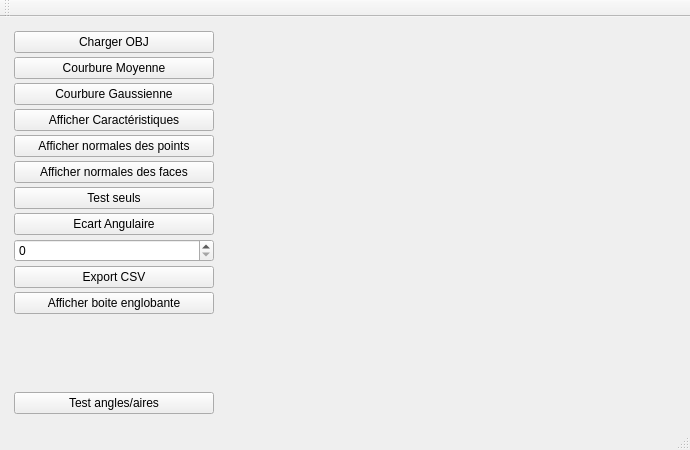
<?xml version="1.0" encoding="UTF-8"?>
<ui version="4.0">
 <class>MainWindow</class>
 <widget class="QMainWindow" name="MainWindow">
  <property name="geometry">
   <rect>
    <x>0</x>
    <y>0</y>
    <width>690</width>
    <height>450</height>
   </rect>
  </property>
  <property name="windowTitle">
   <string>MainWindow</string>
  </property>
  <widget class="QWidget" name="centralWidget">
   <layout class="QHBoxLayout" name="horizontalLayout">
    <item>
     <widget class="QWidget" name="widget_2" native="true">
      <property name="sizePolicy">
       <sizepolicy hsizetype="Maximum" vsizetype="Preferred">
        <horstretch>150</horstretch>
        <verstretch>0</verstretch>
       </sizepolicy>
      </property>
      <property name="minimumSize">
       <size>
        <width>150</width>
        <height>0</height>
       </size>
      </property>
      <layout class="QVBoxLayout" name="verticalLayout">
       <property name="spacing">
        <number>4</number>
       </property>
       <property name="leftMargin">
        <number>3</number>
       </property>
       <property name="topMargin">
        <number>3</number>
       </property>
       <property name="rightMargin">
        <number>3</number>
       </property>
       <property name="bottomMargin">
        <number>3</number>
       </property>
       <item>
        <widget class="QPushButton" name="pushButton_chargement">
         <property name="minimumSize">
          <size>
           <width>200</width>
           <height>0</height>
          </size>
         </property>
         <property name="text">
          <string>Charger OBJ</string>
         </property>
        </widget>
       </item>
       <item>
        <widget class="QPushButton" name="pushButton_H">
         <property name="text">
          <string>Courbure Moyenne</string>
         </property>
        </widget>
       </item>
       <item>
        <widget class="QPushButton" name="pushButton_K">
         <property name="text">
          <string>Courbure Gaussienne</string>
         </property>
        </widget>
       </item>
       <item>
        <widget class="QPushButton" name="pushButton_Affiche_Carac">
         <property name="text">
          <string>Afficher Caractéristiques</string>
         </property>
        </widget>
       </item>
       <item>
        <widget class="QPushButton" name="pushButton_normales_points">
         <property name="text">
          <string>Afficher normales des points</string>
         </property>
        </widget>
       </item>
       <item>
        <widget class="QPushButton" name="pushButton_normales_faces">
         <property name="text">
          <string>Afficher normales des faces</string>
         </property>
        </widget>
       </item>
       <item>
        <widget class="QPushButton" name="pushButton_seuls">
         <property name="text">
          <string>Test seuls</string>
         </property>
        </widget>
       </item>
       <item>
        <widget class="QPushButton" name="pushButton_ecart_angulaire">
         <property name="text">
          <string>Ecart Angulaire</string>
         </property>
        </widget>
       </item>
       <item>
        <widget class="QSpinBox" name="spinBox"/>
       </item>
       <item>
        <widget class="QPushButton" name="pushButton">
         <property name="text">
          <string>Export CSV</string>
         </property>
        </widget>
       </item>
       <item>
        <widget class="QPushButton" name="BoundingBox">
         <property name="text">
          <string>Afficher boite englobante</string>
         </property>
        </widget>
       </item>
       <item>
        <spacer name="verticalSpacer">
         <property name="orientation">
          <enum>Qt::Vertical</enum>
         </property>
         <property name="sizeHint" stdset="0">
          <size>
           <width>20</width>
           <height>40</height>
          </size>
         </property>
        </spacer>
       </item>
       <item>
        <widget class="QPushButton" name="pushButton_angleArea">
         <property name="text">
          <string>Test angles/aires</string>
         </property>
        </widget>
       </item>
      </layout>
     </widget>
    </item>
    <item>
     <widget class="MeshViewerWidget" name="displayWidget" native="true">
      <property name="sizePolicy">
       <sizepolicy hsizetype="Expanding" vsizetype="Preferred">
        <horstretch>0</horstretch>
        <verstretch>0</verstretch>
       </sizepolicy>
      </property>
     </widget>
    </item>
   </layout>
  </widget>
  <widget class="QMenuBar" name="menuBar">
   <property name="geometry">
    <rect>
     <x>0</x>
     <y>0</y>
     <width>690</width>
     <height>22</height>
    </rect>
   </property>
  </widget>
  <widget class="QToolBar" name="mainToolBar">
   <attribute name="toolBarArea">
    <enum>TopToolBarArea</enum>
   </attribute>
   <attribute name="toolBarBreak">
    <bool>false</bool>
   </attribute>
  </widget>
  <widget class="QStatusBar" name="statusBar"/>
 </widget>
 <layoutdefault spacing="6" margin="11"/>
 <customwidgets>
  <customwidget>
   <class>MeshViewerWidget</class>
   <extends>QWidget</extends>
   <header location="global">meshviewerwidget.h</header>
   <container>1</container>
  </customwidget>
 </customwidgets>
 <resources/>
 <connections/>
</ui>
